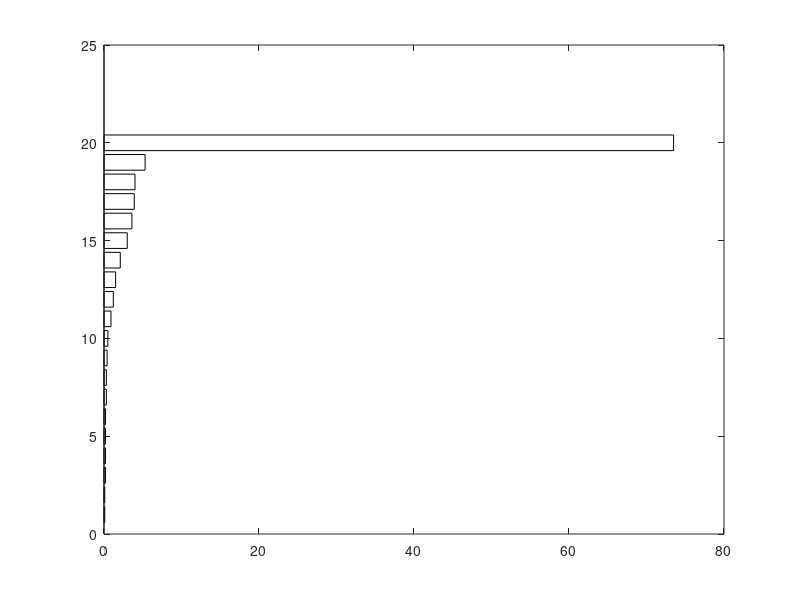

The MATLAB script that drew this image: (Note: this script raises an error after producing the figure.)
% =========================================================
% Feature Importance — Yield Prediction Model (CatBoost Regressor)
% =========================================================

features = {
    'Crop Type',
    'Pest Severity',
    'Crop Variety',
    'Labor Input',
    'Rainfall Variability',
    'Rainfall (mm)',
    'Soil Nitrogen (N)',
    'NP Ratio',
    'Soil Fertility Index',
    'Temperature (°C)',
    'Farm Size (ha)',
    'Soil pH',
    'Soil Phosphorus (P)',
    'Soil Potassium (K)',
    'Agro Zone',
    'Region',
    'Soil Type',
    'Pest Type',
    'Climate Index',
    'State'
};

importance = [73.5, 5.3, 4.0, 3.9, 3.6, 3.0, 2.1, 1.5, 1.2, 0.9, ...
              0.5, 0.4, 0.3, 0.3, 0.2, 0.2, 0.2, 0.2, 0.1, 0.1];

[imp_sorted, idx] = sort(importance);
feat_sorted = features(idx);

% Colour mapping: categorical = green, numeric soil = blue, agronomic = orange
categorical_pos = [1 3 4 5 15 16 17 18 20];
soil_pos        = [7 8 9 12 13 14];
agronomic_pos   = [2 6 10 11 19];

colors = repmat([0.20 0.47 0.75], numel(importance), 1);
for i = 1:numel(idx)
    orig = idx(i);
    if ismember(orig, categorical_pos)
        colors(i,:) = [0.47 0.67 0.19];
    elseif ismember(orig, agronomic_pos)
        colors(i,:) = [0.85 0.33 0.10];
    end
end

fig = figure('Name','Yield Feature Importance','Position',[100 100 780 680]);

barh_h = barh(imp_sorted, 'FaceColor','flat');
barh_h.CData = colors;
barh_h.EdgeColor = 'none';

yticks(1:numel(feat_sorted));
yticklabels(feat_sorted);
xlabel('Feature Importance (%)','FontSize',12,'FontWeight','bold');
title({'Feature Importance — CatBoost Yield Regressor';
       'Crop Type dominates at 73.5%  |  R² = 0.724  |  RMSE = 2135 kg/ha'}, ...
       'FontSize',11);

for i = 1:numel(imp_sorted)
    if imp_sorted(i) >= 0.5
        text(imp_sorted(i)+0.3, i, sprintf('%.1f%%', imp_sorted(i)), ...
            'VerticalAlignment','middle','FontSize',8);
    end
end

patch(NaN,NaN,[0.20 0.47 0.75],'DisplayName','Soil Nutrient Feature');
hold on;
patch(NaN,NaN,[0.85 0.33 0.10],'DisplayName','Agronomic / Climate Feature');
patch(NaN,NaN,[0.47 0.67 0.19],'DisplayName','Categorical Feature');
legend('Location','southeast','FontSize',9);
hold off;

set(gca,'FontSize',9,'Box','off','XGrid','on','GridAlpha',0.3);
xlim([0 82]);

saveas(fig, 'feature_importance_yield.png');
fprintf('Saved: feature_importance_yield.png\n');
